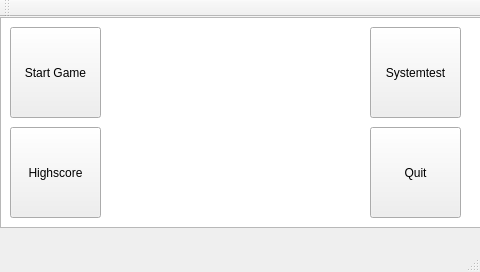
<?xml version="1.0" encoding="UTF-8"?>
<ui version="4.0">
 <class>SourceWindow</class>
 <widget class="QMainWindow" name="SourceWindow">
  <property name="geometry">
   <rect>
    <x>0</x>
    <y>0</y>
    <width>480</width>
    <height>272</height>
   </rect>
  </property>
  <property name="windowTitle">
   <string>Goofy Candygun</string>
  </property>
  <property name="styleSheet">
   <string notr="true"/>
  </property>
  <widget class="QWidget" name="centralWidget">
   <property name="styleSheet">
    <string notr="true"/>
   </property>
   <widget class="QPushButton" name="scoreBut">
    <property name="geometry">
     <rect>
      <x>10</x>
      <y>110</y>
      <width>91</width>
      <height>91</height>
     </rect>
    </property>
    <property name="text">
     <string>Highscore</string>
    </property>
   </widget>
   <widget class="QPushButton" name="exitBut">
    <property name="geometry">
     <rect>
      <x>370</x>
      <y>110</y>
      <width>91</width>
      <height>91</height>
     </rect>
    </property>
    <property name="styleSheet">
     <string notr="true"/>
    </property>
    <property name="text">
     <string>Quit</string>
    </property>
   </widget>
   <widget class="QPushButton" name="testBut">
    <property name="geometry">
     <rect>
      <x>370</x>
      <y>10</y>
      <width>91</width>
      <height>91</height>
     </rect>
    </property>
    <property name="text">
     <string>Systemtest</string>
    </property>
   </widget>
   <widget class="QPushButton" name="startBut">
    <property name="geometry">
     <rect>
      <x>10</x>
      <y>10</y>
      <width>91</width>
      <height>91</height>
     </rect>
    </property>
    <property name="text">
     <string>Start Game</string>
    </property>
   </widget>
   <widget class="QGraphicsView" name="graphicsView">
    <property name="geometry">
     <rect>
      <x>0</x>
      <y>0</y>
      <width>481</width>
      <height>211</height>
     </rect>
    </property>
    <property name="styleSheet">
     <string notr="true">border-image: url(:/new/prefix1/Pictures/Goofybackground.jpeg);</string>
    </property>
   </widget>
   <zorder>graphicsView</zorder>
   <zorder>scoreBut</zorder>
   <zorder>exitBut</zorder>
   <zorder>testBut</zorder>
   <zorder>startBut</zorder>
  </widget>
  <widget class="QMenuBar" name="menuBar">
   <property name="geometry">
    <rect>
     <x>0</x>
     <y>0</y>
     <width>480</width>
     <height>20</height>
    </rect>
   </property>
  </widget>
  <widget class="QToolBar" name="mainToolBar">
   <attribute name="toolBarArea">
    <enum>TopToolBarArea</enum>
   </attribute>
   <attribute name="toolBarBreak">
    <bool>false</bool>
   </attribute>
  </widget>
  <widget class="QStatusBar" name="statusBar"/>
 </widget>
 <layoutdefault spacing="6" margin="11"/>
 <resources/>
 <connections/>
</ui>
